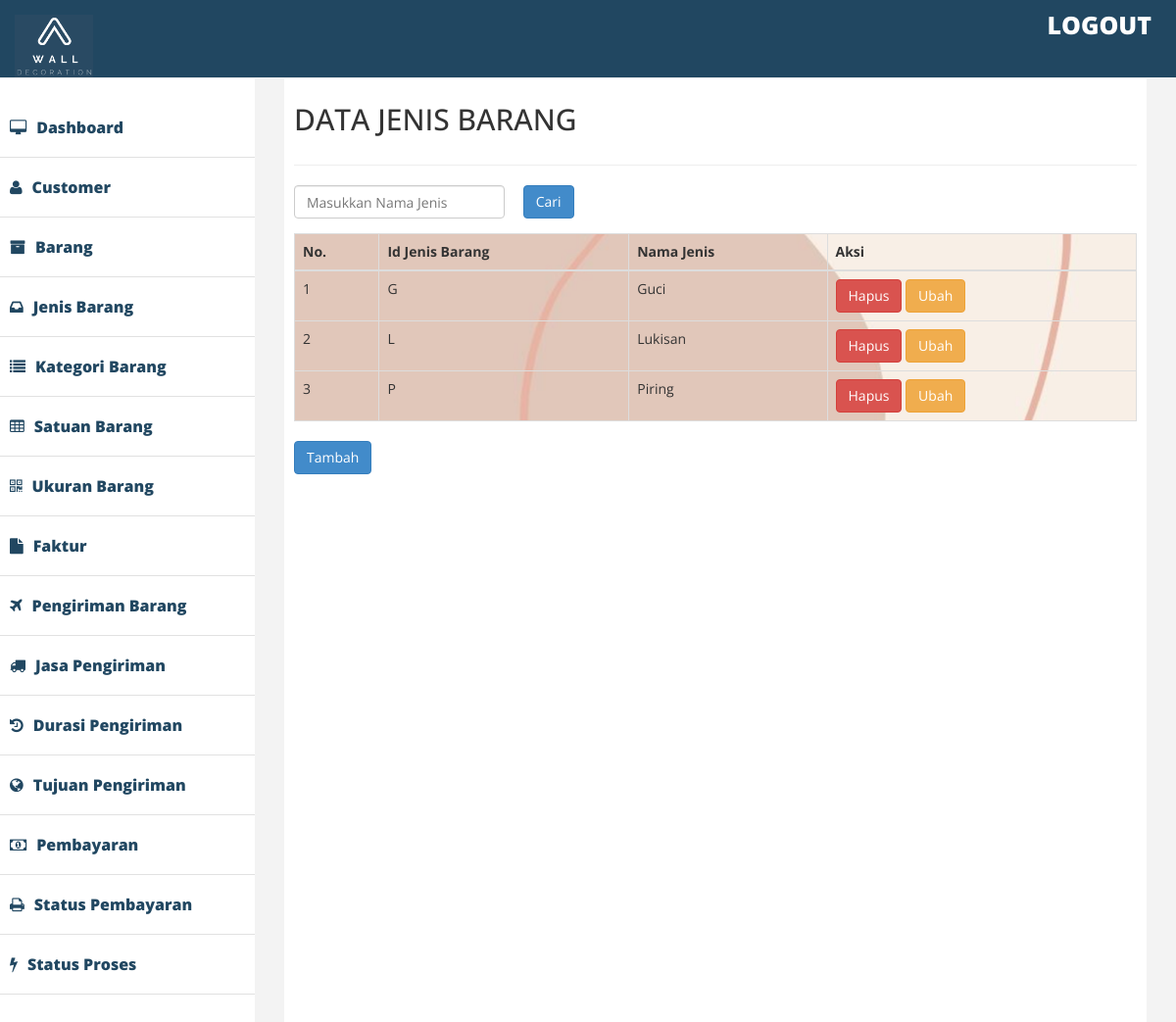
The page /admin/index2.php?halaman=jenis2 on the database its author committed.
### tables this page shows
CREATE TABLE `jenis_barang` (
  `id_jenis` varchar(11) NOT NULL,
  `nama_jenis` varchar(11) NOT NULL
);

### admin/jenis2.php (the view, shortened to what this page needs)
<div class="row">
    <div class="col-lg-12">
        <h2>DATA JENIS BARANG</h2>
</div>
    </div>
<hr />
<form class="form-horizontal" role="search" method="post" action="index2.php?halaman=pencarianjenis2">
		<div class="col-md-3">
		<div class="form-group">
				<input type="text" class="form-control" name="keyword" placeholder="Masukkan Nama Jenis" autofocus autocomplete="off">
			</div>
		</div>
		<div class="col-md-2">
			<button class="btn btn-primary" name="cari">Cari</button>
		</div>
</form>
<table class="table table-bordered"background="img.jpg">
	<thead>
		<tr>
			<th> No. </th>
			<th> Id Jenis Barang </th>
			<th> Nama Jenis </th>
			<th> Aksi </th>
		</tr>
	</thead>
	<tbody>
		<?php $nomor=1;?>
		<?php $ambil=$koneksi->query("SELECT*FROM jenis_barang ");?>
		<?php while($pecah=$ambil->fetch_assoc()){?>
		<tr>
			<td><?php echo $nomor; ?></td>
			<td> <?php echo $pecah['id_jenis']; ?></td>
			<td> <?php echo $pecah['nama_jenis']; ?></td>
			<td>
				<a href="index2.php?halaman=hapusjenis2&id=<?php echo $pecah['id_jenis'];?>" class="btn-danger btn" >Hapus</a>
				<a href="index2.php?halaman=ubahjenis2&id=<?php echo $pecah['id_jenis'];?>" class="btn btn-warning"> Ubah </a>
			</td>
		</tr>
		<?php $nomor++; ?>
		<?php } ?>
	</tbody>
</table>
<a href=" index2.php?halaman=tambahjenis2" class ="btn btn-primary"> Tambah </a>

### admin/assets/css/custom.css (style rules this page uses)
body { font-family: 'Open Sans', sans-serif; line-height:30px; }

### rows shown on the page
jenis_barang: id_jenis "G", nama_jenis "Guci"
jenis_barang: id_jenis "L", nama_jenis "Lukisan"
jenis_barang: id_jenis "P", nama_jenis "Piring"
